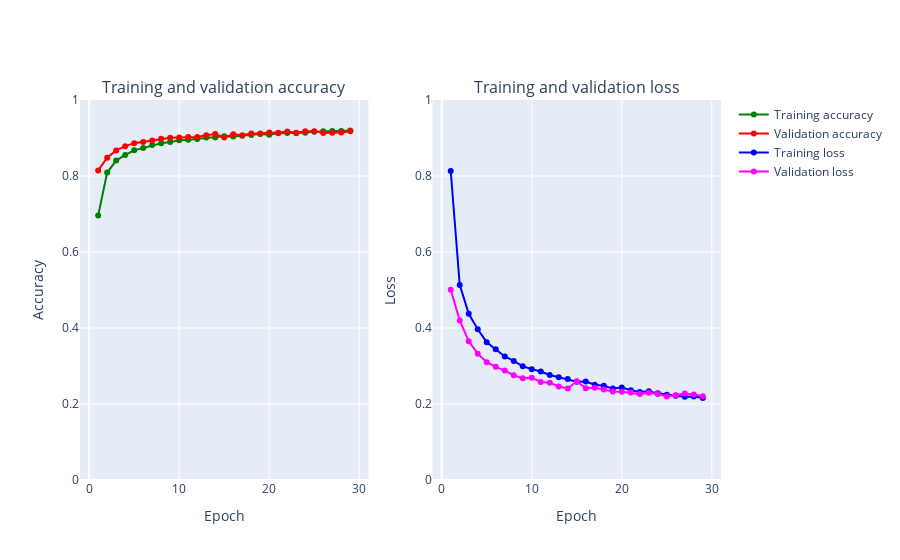

The notebook cell this image was saved under:
### Code cell
plot_accuracy_and_loss(model_2_data_augmented)

### Figure 1 — Plotly figure (JSON) as saved in the notebook; plotly's stock layout.template omitted (floating-point values rounded to 4 significant figures)
{"data": [{"marker": {"color": "Green"}, "mode": "markers+lines", "name": "Training accuracy", "text": ["1", "2", "3", "4", "5", "6", "7", "8", "9", "10", "11", "12", "13", "14", "15", "16", "17", "18", "19", "20", "21", "22", "23", "24", "25", "26", "27", "28", "29"], "type": "scatter", "x": [1, 2, 3, 4, 5, 6, 7, 8, 9, 10, 11, 12, 13, 14, 15, 16, 17, 18, 19, 20, 21, 22, 23, 24, 25, 26, 27, 28, 29], "xaxis": "x", "y": [0.6959, 0.8091, 0.8405, 0.8554, 0.8676, 0.8739, 0.8815, 0.8861, 0.8897, 0.8943, 0.8955, 0.8974, 0.9011, 0.9016, 0.9047, 0.9037, 0.9062, 0.9081, 0.9106, 0.9087, 0.9125, 0.9132, 0.9127, 0.914, 0.9168, 0.9176, 0.9184, 0.9184, 0.9198], "yaxis": "y"}, {"marker": {"color": "Red"}, "mode": "markers+lines", "name": "Validation accuracy", "text": ["1", "2", "3", "4", "5", "6", "7", "8", "9", "10", "11", "12", "13", "14", "15", "16", "17", "18", "19", "20", "21", "22", "23", "24", "25", "26", "27", "28", "29"], "type": "scatter", "x": [1, 2, 3, 4, 5, 6, 7, 8, 9, 10, 11, 12, 13, 14, 15, 16, 17, 18, 19, 20, 21, 22, 23, 24, 25, 26, 27, 28, 29], "xaxis": "x", "y": [0.8146, 0.8482, 0.8674, 0.8786, 0.8864, 0.8896, 0.8936, 0.898, 0.9006, 0.901, 0.9024, 0.9024, 0.907, 0.9102, 0.9016, 0.91, 0.9072, 0.9118, 0.912, 0.9142, 0.9138, 0.917, 0.914, 0.9176, 0.9176, 0.913, 0.9138, 0.9146, 0.9176], "yaxis": "y"}, {"marker": {"color": "Blue"}, "mode": "markers+lines", "name": "Training loss", "text": ["1", "2", "3", "4", "5", "6", "7", "8", "9", "10", "11", "12", "13", "14", "15", "16", "17", "18", "19", "20", "21", "22", "23", "24", "25", "26", "27", "28", "29"], "type": "scatter", "x": [1, 2, 3, 4, 5, 6, 7, 8, 9, 10, 11, 12, 13, 14, 15, 16, 17, 18, 19, 20, 21, 22, 23, 24, 25, 26, 27, 28, 29], "xaxis": "x2", "y": [0.813, 0.5135, 0.4376, 0.3968, 0.3627, 0.3439, 0.3251, 0.3135, 0.2993, 0.2917, 0.2857, 0.2764, 0.2706, 0.2656, 0.2588, 0.259, 0.2505, 0.2482, 0.2406, 0.2434, 0.2361, 0.2315, 0.2336, 0.228, 0.2242, 0.222, 0.2189, 0.2195, 0.2156], "yaxis": "y2"}, {"marker": {"color": "Magenta"}, "mode": "markers+lines", "name": "Validation loss", "text": ["1", "2", "3", "4", "5", "6", "7", "8", "9", "10", "11", "12", "13", "14", "15", "16", "17", "18", "19", "20", "21", "22", "23", "24", "25", "26", "27", "28", "29"], "type": "scatter", "x": [1, 2, 3, 4, 5, 6, 7, 8, 9, 10, 11, 12, 13, 14, 15, 16, 17, 18, 19, 20, 21, 22, 23, 24, 25, 26, 27, 28, 29], "xaxis": "x2", "y": [0.5008, 0.42, 0.3653, 0.3324, 0.3099, 0.2978, 0.2879, 0.2758, 0.2676, 0.2693, 0.2581, 0.2562, 0.246, 0.2408, 0.2599, 0.2413, 0.2427, 0.2379, 0.2327, 0.2325, 0.2302, 0.2264, 0.2295, 0.2265, 0.2199, 0.2232, 0.2275, 0.2248, 0.2206], "yaxis": "y2"}], "layout": {"annotations": [{"font": {"size": 16}, "showarrow": false, "text": "Training and validation accuracy", "x": 0.225, "xanchor": "center", "xref": "paper", "y": 1, "yanchor": "bottom", "yref": "paper"}, {"font": {"size": 16}, "showarrow": false, "text": "Training and validation loss", "x": 0.775, "xanchor": "center", "xref": "paper", "y": 1, "yanchor": "bottom", "yref": "paper"}], "xaxis": {"anchor": "y", "domain": [0, 0.45], "title": {"text": "Epoch"}}, "xaxis2": {"anchor": "y2", "domain": [0.55, 1], "title": {"text": "Epoch"}}, "yaxis": {"anchor": "x", "domain": [0, 1], "range": [0, 1], "title": {"text": "Accuracy"}}, "yaxis2": {"anchor": "x2", "domain": [0, 1], "range": [0, 1], "title": {"text": "Loss"}}}}
